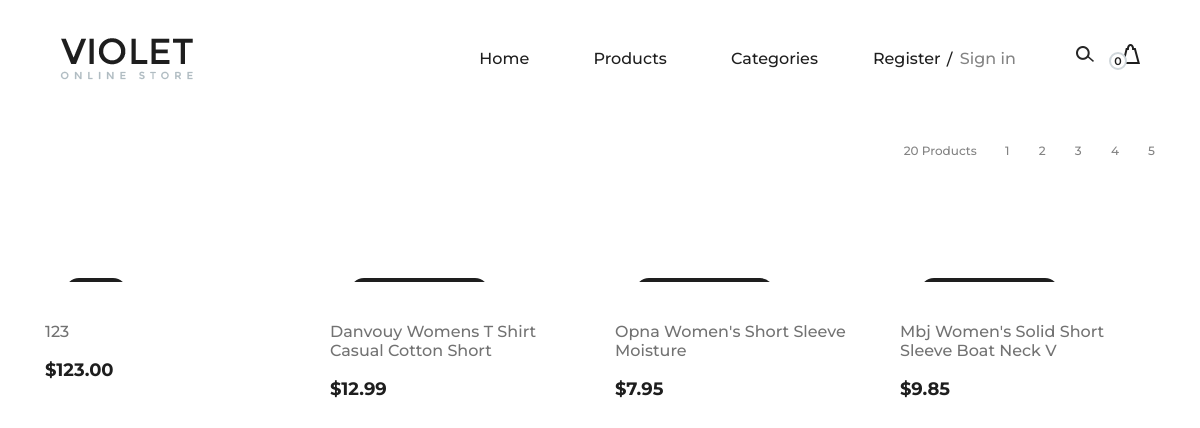
/product-list/, run on the app's committed database.
### product/models.py (models this page shows, shortened)
class Product(models.Model):
    category = models.ForeignKey(Category, related_name='products', on_delete=models.CASCADE)
    title = models.CharField(max_length=150, unique=True)
    slug = models.SlugField(unique=True, max_length=150)
    featured = models.BooleanField(default=False)
    price = models.DecimalField(max_digits=8, decimal_places=2)
    thumbnail = models.URLField()
    in_stock = models.BooleanField(default=True)
    description = models.TextField(null=True, blank=True, default='N/A')
    created_date = models.DateTimeField(auto_now_add=True)
    updated_date = models.DateTimeField(auto_now=True)
    class Meta:
        ordering = ['-id']

### product/views.py (the view)
# urls.py: path('product-list/', ProductList.as_view(), name='product-list'),
class ProductList(generic.ListView):
    model = Product
    template_name = 'product/product-list.html'
    context_object_name = 'obj_list'
    paginate_by = 4
    def get_context_data(self, **kwargs):
        context = super().get_context_data(**kwargs)
        page_obj = CustomPaginator( self.request, self.get_queryset(), self.paginate_by )
        paginator = page_obj.paginator
        queryset = page_obj.queryset
        context['obj_list'] = queryset
        context['paginator'] = paginator
        return context

### cart/carts.py (called while the page is built)
    def __len__(self):
        return len(list(self.cart.keys()))

### cart/context_processors.py (called while the page is built)
def cart(request):
    return {"cart":Cart(request)}

### product/context_processors.py (called while the page is built)
def categories(request):
    return {"categories":Category.objects.all()}

### product/models.py (called while the page is built)
    def __str__(self) -> str:
        return self.title

### templates/product/product-list.html (shortened to what this page needs)
{% extends '../base.html' %}
{% load static %}
{% block content %}
<section class="page-add">
    <div class="container">
        <div class="categories-controls">
            <div class="row">
                <div class="col-lg-12">
                    <div class="categories-filter">
                        <div class="cf-right">
                            <span>{{ paginator.count }} Products</span>
                            {% include '../pagination.html' %}
                        </div>
                    </div>
                </div>
            </div>
        </div>
    </div>
</section>
<section class="categories-page spad">
    <div class="container">
        <div class="row">
            {% for product in object_list %}
            <div class="col-lg-3 col-md-6">
                <div class="single-product-item">
                    <a href="{% url 'product-details' product.slug %}">
                        <figure>
                            <div class="p-status">{{ product.category }}</div>
                        </figure>
                    </a>
                    <div class="product-text">
                        <a href="{% url 'product-details' product.slug %}">
                            <h6>{{ product.title|title }}</h6>
                        </a>
                        <p>${{ product.price }}</p>
                    </div>
                </div>
            </div>
            {% endfor %}
        </div>
    </div>
</section>
{% endblock content %}

### static/css/style.css (style rules this page uses)
html, body { height: 100%; font-family: "Montserrat", sans-serif; -webkit-font-smoothing: antialiased; font-smoothing: antialiased; background: none; }
h1, h2, h3, h4, h5, h6 { margin: 0; color: #111111; font-weight: 500; font-family: "Montserrat", sans-serif; }
h6 { font-size: 16px; }
p { font-size: 15px; color: #7b7b7b; font-weight: 400; line-height: 1.6; font-family: "Montserrat", sans-serif; margin: 0 0 15px 0; }
.spad { padding-top: 100px; padding-bottom: 100px; }
.single-product-item { margin-bottom: 30px; }
.single-product-item figure { margin-bottom: 40px; position: relative; overflow: hidden; }
.single-product-item figure .p-status { position: absolute; left: 20px; top: 20px; padding: 5px 16px; font-size: 12px; background: #1e1e1e; color: #fff; border-radius: 50px; }
.single-product-item .product-text { text-align: center; }
.single-product-item .product-text h6 { color: #727272; margin-bottom: 15px; }
.single-product-item .product-text p { color: #1e1e1e; font-size: 18px; font-weight: 700; margin-bottom: 0; }
.page-add { padding-top: 31px; margin-bottom: 92px; }
.categories-controls { margin-bottom: 45px; }
.categories-controls .categories-filter .cf-right { float: right; line-height: 30px; }
.categories-controls .categories-filter .cf-right span { color: #838383; font-size: 12px; font-weight: 500; margin-right: 24px; }
.categories-page { padding-top: 0; }
.categories-page .single-product-item figure { position: relative; z-index: 1; }
.categories-page .single-product-item figure:after { position: absolute; left: 0; top: 0; height: 100%; width: 100%; background: #000000; content: ""; opacity: 0; -webkit-transition: all 0.3s; transition: all 0.3s; }
.categories-page .single-product-item figure .p-status { z-index: 99; }
.categories-page .single-product-item .product-text { text-align: left; display: block; }
.categories-page .single-product-item .product-text a { display: block; }

### data on the page
Product: title "123", price "123.00"
Product: title "Danvouy Womens T Shirt Casual Cotton Short", price "12.99"
Product: title "Opna Women's Short Sleeve Moisture", price "7.95"
Product: title "Mbj Women's Solid Short Sleeve Boat Neck V", price "9.85"

### other printed values
{{ cart|length }} "0"
{{ paginator.count }} "20"
{{ page }} "1" "2" "3" "4" "5"
